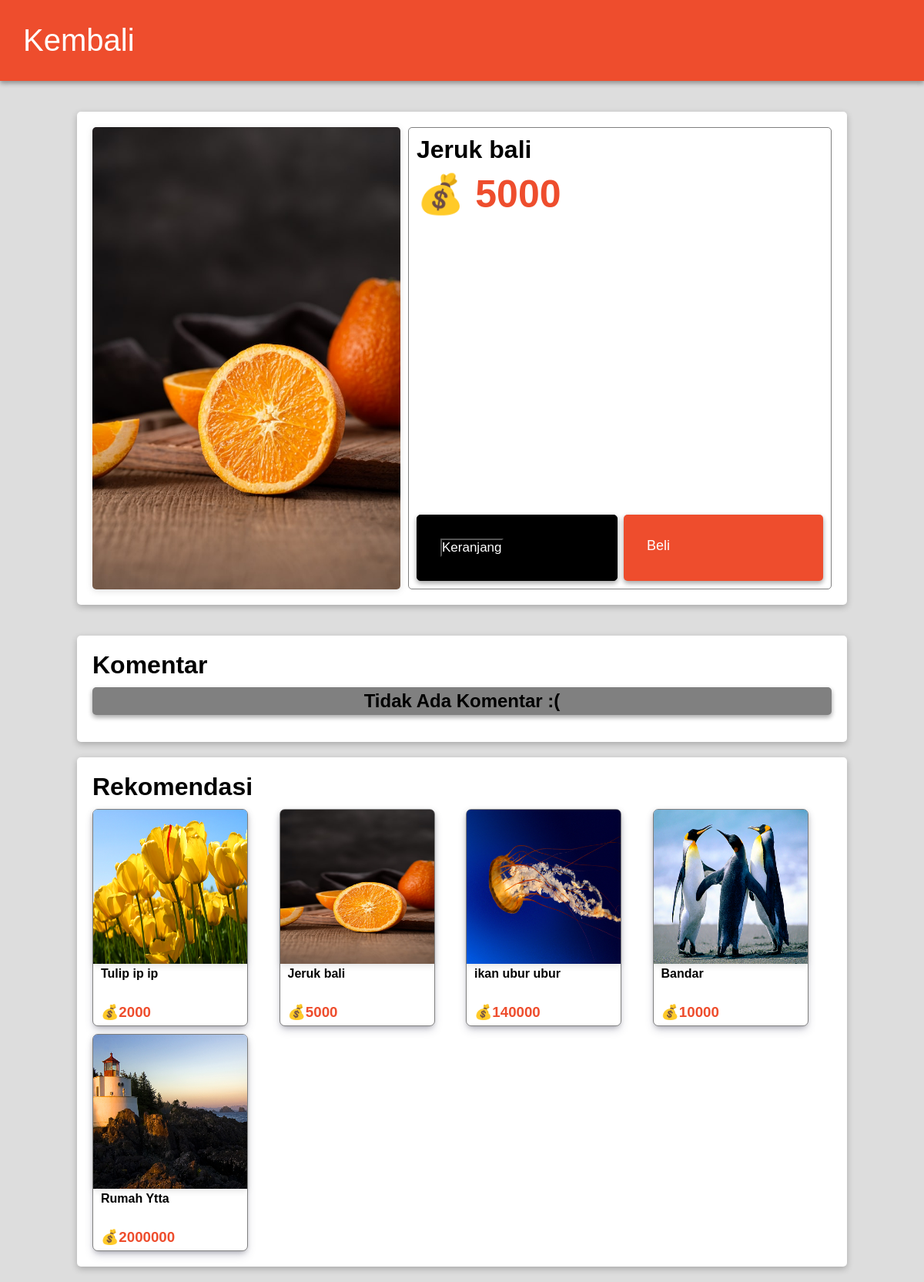
Screenshot of /produk.php?id=61 with the database file from the repository.
### tables this page shows
CREATE TABLE `produk` (
  `id` int(11) NOT NULL,
  `produk` varchar(50) DEFAULT NULL,
  `keterangan` varchar(200) DEFAULT NULL,
  `harga` int(11) DEFAULT NULL,
  `img` varchar(50) DEFAULT NULL,
  `kategori` varchar(50) DEFAULT NULL
);

### fungsi.php (called while the page is built, shortened)
<?php
$conn = mysqli_connect('localhost','root','','shop');
function ambil($query){
    global $conn;
    $result = mysqli_query($conn,$query);
    $rows = [];
    while($row = mysqli_fetch_assoc($result) ){
        $rows[] = $row;
    }
    return $rows;
}
?>

### produk.php (the view, shortened to what this page needs)
<?php
    require "fungsi.php";
    $id = $_GET["id"];
    $produk = ambil("SELECT * FROM produk WHERE id = $id")[0];
    $komentar = ambil("SELECT * FROM komentar WHERE id_produk = '$id' ");
    $produk_rekomendasi = ambil("SELECT * FROM produk ORDER BY RAND() LIMIT 5");
?>
<!DOCTYPE html>
<html lang="en">
<head>
    <link rel="stylesheet" href="css/produk.css">
</head>
<body>
  <div class="navbar">
        <a href="index.php"><h1>Kembali</h1></a>
    </div>
    <div class="produk">
        <img src="img/<?= $produk["img"] ?>" alt="jeruk">
        <div class="penjualan">
            <div class="list_produk">
                <h1 class="judul"><?= $produk["produk"] ?></h1>
                <h1 class="harga">💰 <?= $produk["harga"] ?></h1>
            </div>
            <div class="list_akhir">
                <?php if($_SESSION["login"] === false) { ?>
                    <div  class="tombol_keranjang">
                    <a id="keranjang" href="login.php">Keranjang</a>
                    </div>
                <?php } elseif(empty($keranjang)) { ?>
                <div  class="tombol_keranjang">
                <form action="" method="post">
                    <button name="keranjang" id="keranjang" type="filter_input">Keranjang</button>
                </form>
                </div>
                <?php } elseif(!empty($keranjang)) { ?>
                    <div  class="sudah_keranjang">
                    <a class="sudah" href="keranjang.php">Sudah di Keranjang</a>
                    </div>
                <?php } ?>
                <div  class="tombol_beli"><a href="#">Beli</a></div>
            </div>
        </div>
    </div>
    <div class="komentar">
        <div class="list_komentar">
            <div class="kiri"><h1>Komentar</h1></div>
        </div>
        <?php if(empty($komentar) ) : ?>
            <h2>Tidak Ada Komentar :( </h2>
        <?php endif ; ?>
    </div>
    <div class="kelompok">
        <h1>Rekomendasi</h1>
        <ul class="random">
        <?php foreach($produk_rekomendasi as $produk_random) : ?>
            <li>
                <div class="random_isi">
                    <a href="produk.php?id=<?= $produk_random["id"] ?>">
                        <img src="img/<?= $produk_random["img"] ?>">
                        <h4 ><?= $produk_random["produk"] ?></h4>
                        <h3>💰<?= $produk_random["harga"] ?></h3>
                    </a>
                </div>
            </li>
        <?php endforeach ; ?>
        </ul>
    </div>
</body>
</html>

### css/produk.css (style rules this page uses)
* { margin:0; padding: 0; }
body { font-family: sans-serif; background-color: #ddd; }
li { list-style: none; box-shadow: rgba(0, 0, 0, 0.16) 0px 3px 6px, rgba(0, 0, 0, 0.23) 0px 3px 6px; }
a { text-decoration: none; }
img { width: 400px; border-radius: 5px; box-shadow: rgba(99, 99, 99, 0.2) 0px 2px 8px 0px; }
.navbar { display: flex; padding: 30px; background-color: #ee4d2d; box-shadow: rgba(0, 0, 0, 0.16) 0px 3px 6px, rgba(0, 0, 0, 0.23) 0px 3px 6px; align-items: center; justify-content: space-between; color: white; }
.navbar h1 { font-weight: 100; }
.navbar a { color: white; font-size: 20px; }
.produk { display: flex; margin: 40px auto; width: 80%; background-color: white; border-radius: 5px; padding: 20px; box-shadow: rgba(0, 0, 0, 0.24) 0px 3px 8px; }
.penjualan { border: 1px solid gray; border-radius: 5px; display: flex; flex-direction: column; justify-content: space-between; margin-left: 10px; width: 100%; }
.list_produk h1 { margin-top: 10px; margin-left: 10px; }
.list_produk h1.harga { font-size: 50px; color: #ee4d2d; }
.list_akhir { margin-bottom: 10px; display: flex; justify-content: center; }
.list_akhir a { color: white; }
.list_akhir .tombol_beli { font-size: 18px; background-color: #ee4d2d; box-shadow: rgba(0, 0, 0, 0.16) 0px 3px 6px, rgba(0, 0, 0, 0.23) 0px 3px 6px; width: 50%; margin-right: 10px; border-radius: 5px; padding: 30px; }
.list_akhir .tombol_keranjang { font-size: 18px; width: 50%; padding: 30px; margin-right: 8px; margin-left: 10px; border: 1px solid black; border-radius: 5px; background-color: black; box-shadow: rgba(0, 0, 0, 0.16) 0px 3px 6px, rgba(0, 0, 0, 0.23) 0px 3px 6px; }
.list_akhir .tombol_keranjang button { background: none; color: white; font-size: 17px; }
.komentar { width: 80%; margin: 0px auto; background-color: white; border-radius: 5px; padding: 20px; margin-bottom: 20px; box-shadow: rgba(0, 0, 0, 0.24) 0px 3px 8px; }
.list_komentar { display: flex; justify-content: space-between; align-items: center; }
.komentar h2 { margin-top: 10px; padding: 4px; text-align: center; background-color: grey; border-radius: 5px; box-shadow: rgba(0, 0, 0, 0.16) 0px 3px 6px, rgba(0, 0, 0, 0.23) 0px 3px 6px; }
.kelompok { width: 80%; background-color: white; border-radius: 5px; box-shadow: rgba(0, 0, 0, 0.24) 0px 3px 8px; margin: 20px auto; padding: 20px; }
.kelompok h1 { margin-bottom: 10px; }
.random { display: grid; gap:10px; grid-template-columns: repeat(auto-fill,minmax(200px, 1fr)); }
.random li { box-shadow: none; }
.random_isi { background-color: white; border: 1px solid gray; box-shadow: rgba(50, 50, 93, 0.25) 0px 6px 12px -2px, rgba(0, 0, 0, 0.3) 0px 3px 7px -3px; border-radius: 7px; width: 200px; height: 280px; }
.random_isi a img { border-radius: 5px 5px 0 0; width: 200px; height: 200px; }
.random_isi a h4 { margin-left: 10px; color: black; }
.random_isi a h3 { margin-top: 30px; margin-left: 10px; color :#ee4d2d; }

### rows the page displays
produk: img (picture), produk "Jeruk bali", harga "5000"
produk: img (picture), produk "Tulip ip ip", harga "2000"
produk: img (picture), produk "ikan ubur ubur", harga "140000"
produk: img (picture), produk "Bandar", harga "10000"
produk: img (picture), produk "Rumah Ytta", harga "2000000"
